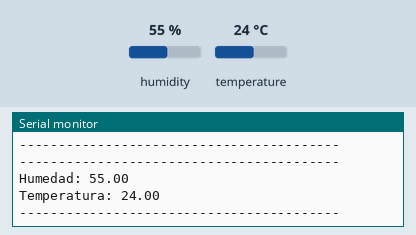
Bench run of a sketch on a simulated ESP8266 (NodeMCU). Parts: the last lines printed to the serial monitor. Wiring (inferred from the names in the program): DHT22 sensor: data D5. The inputs (shaded band) are chosen by the test bench; at power-on: humidity 55 %, temperature 24 °C.

Above: at 2.8 s.
2.9 s: humidity set to 22 %
At 5.2 s:
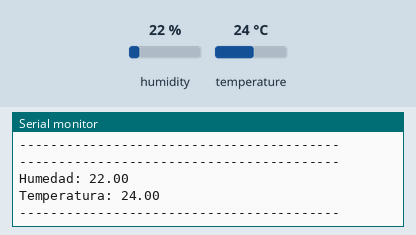
5.7 s: temperature set to 12 °C
At 6.7 s:
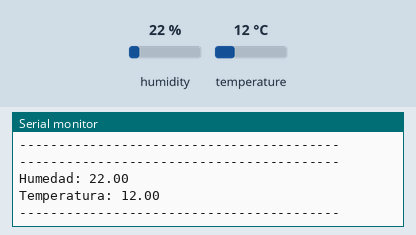
8.5 s: humidity set to 40 %
At 11.1 s:
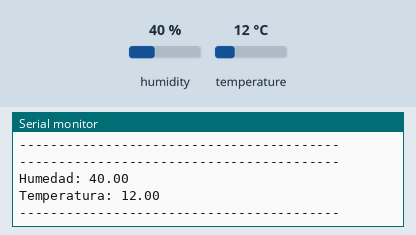
Timing chart, 0 to 12.6 s (numbered marks = the images above; inputs shaded):
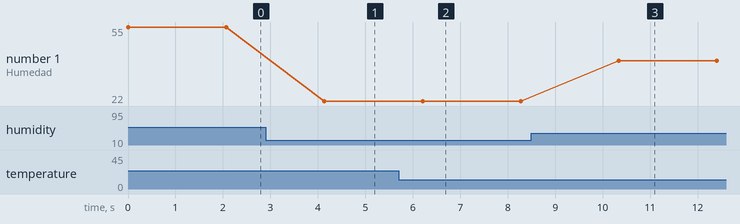

The sketch:

arduino-oled-tst07-dht.ino
```cpp
#include "DHT.h"
#define DHTPIN D5     // what digital pin the DHT22 is conected to
#define DHTTYPE DHT22   // there are multiple kinds of DHT sensors
DHT dht(DHTPIN, DHTTYPE);
float medidaTEM = 0;
float medidaHUM = 0;

void setup() {
  Serial.begin(9600);
  /////////////////////////////////////////////////////////////////////////////////////////////
  dht.begin(); //Se inicia el sensor de DHT22
  /////////////////////////////////////////////////////////////////////////////////////////////

}

void loop() {

   medidaTEM = dht.readTemperature(); //Se lee la temperatura
   medidaHUM = dht.readHumidity(); //Se lee la humedad
      Serial.println("-----------------------------------------");
      Serial.print("Humedad: ");
      Serial.println(medidaHUM);
      Serial.print("Temperatura: ");
      Serial.println(medidaTEM);
      Serial.println("-----------------------------------------");

      delay(2000);
}
```

Measured:
- after the input at 2.9 s, the serial monitor: prints a new line after 1.2 s (image 1)
- after the input at 5.7 s, the serial monitor: prints a new line after 0.51 s (image 2)
- after the input at 8.5 s, the serial monitor: prints a new line after 1.8 s (image 3)
- plotted number 1: 55 → 22 after the input at 2.9 s, 22 → 40 after the input at 8.5 s
